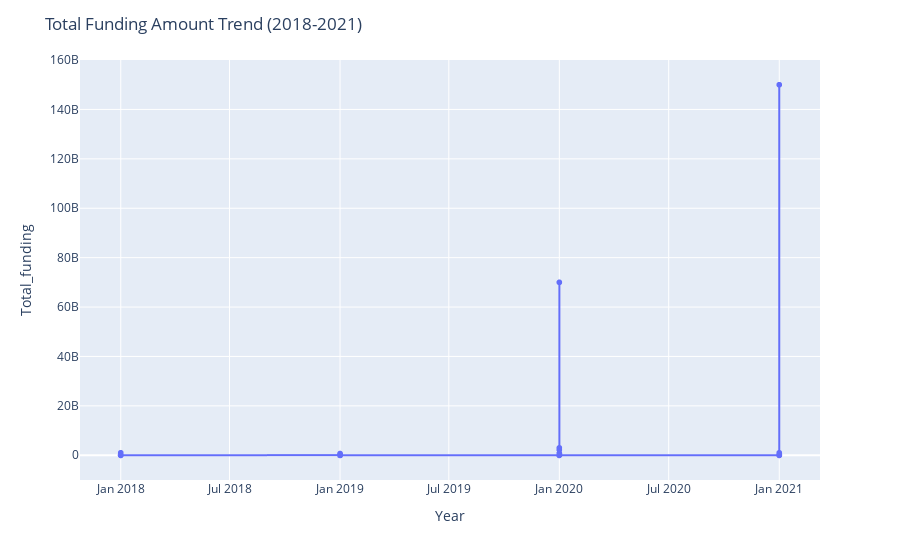

The notebook cell saved with this chart:
### Code cell
# Create the line plot
fig = px.line(df_combined, x='Year', y='Amount', markers=True)

# Set axis labels and title
fig.update_layout(
    xaxis_title='Year',
    yaxis_title='Total_funding',
    title='Total Funding Amount Trend (2018-2021)'
)

# Show the plot
fig.show()

### Figure 1 — Plotly figure (JSON) as saved in the notebook; plotly's stock layout.template omitted (floating-point values rounded to 4 significant figures; data arrays with more than 128 entries replaced by an {"elided": "..."} marker saying what was removed)
{"data": [{"hovertemplate": "Year=%{x}<br>Amount=%{y}<extra></extra>", "legendgroup": "", "line": {"color": "#636efa", "dash": "solid"}, "marker": {"symbol": "circle"}, "mode": "lines+markers", "name": "", "showlegend": false, "type": "scattergl", "x": {"elided": "2811 str values"}, "xaxis": "x", "y": {"elided": "2811 int values"}, "yaxis": "y"}], "layout": {"legend": {"tracegroupgap": 0}, "margin": {"t": 60}, "title": {"text": "Total Funding Amount Trend (2018-2021)"}, "xaxis": {"anchor": "y", "domain": [0, 1], "title": {"text": "Year"}}, "yaxis": {"anchor": "x", "domain": [0, 1], "title": {"text": "Total_funding"}}}}
